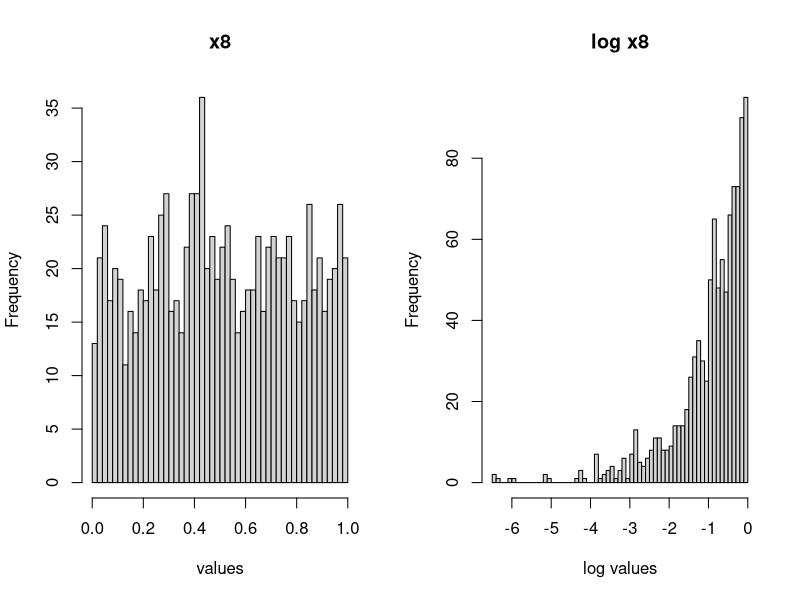
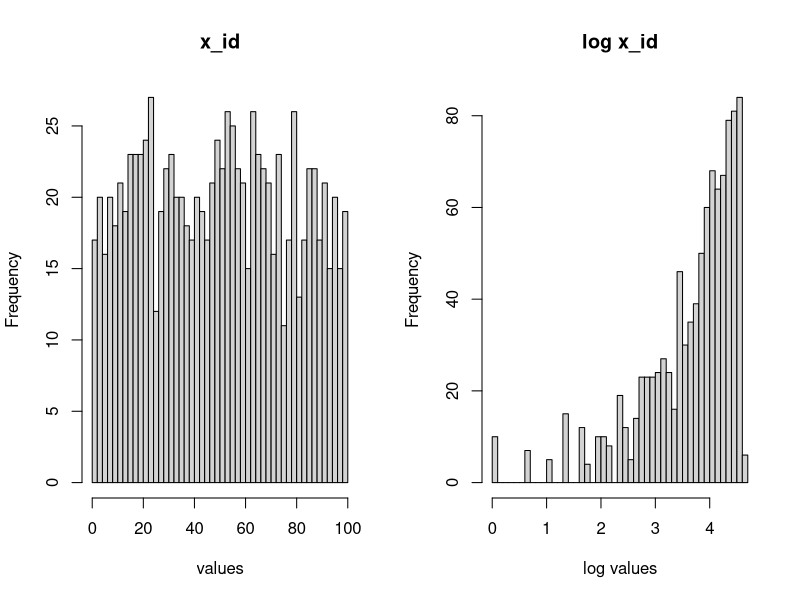

The R source for these figures, in order:
rm(list = ls())
library(dplyr)


# Per Lapsus
# CTRL + C per commentare più righe di codice


# ///////////////////////////////////
# Save output on file ---------------
# //////////////////////////////////

# text.txt -------------

# initialize the output txt file to regularly write on in case 
# the software crashes
# also 

# TEXT_OUTPUT_FILE_NAME = "text_ouput_preprocessing.txt"
# 
# # open sink 
# sink(TEXT_OUTPUT_FILE_NAME, append = TRUE, split = TRUE)


# figures folder ----------
# relative path figures folder
FIGURES_FOLDER_RELATIVE_PATH = "figures/"

# fixed image dimensions (pixels)
FIGURE_WIDTH = 1000
FIGURE_HEIGHT = 1000

FIGURE_POINT_SIZE = 35
FIGURE_QUALITY = 120

# /////////////////////////////////////////////////////////////////////////////
#  ----------------------- Lettura e Preprocessing -----------------------------
# /////////////////////////////////////////////////////////////////////////////


# per avere un'idea del file da terminale: 
# head nome_file.formato

dati = read.csv("test_dataset/df_multi.csv", sep = ",", stringsAsFactors = F)

# NOTA: converto in fattori solo alla fine del preprocessing
# in modo da non dover riconvertire tutto ogni volta 

# controllo
str(dati)

# rinomimo la risposta in y: cambia il primo "y" in base al problema
names(dati)[which(names(dati) == "y")] = "y"

# controllo 
str(dati)

# §§§§§§§§§§§§§§§§§§§§§§§§§§§§§§§§§§§§§§§§§§§§§§§§§§§§§§§§§§§§§§§§
# Generico -------------------------------------------------------
# §§§§§§§§§§§§§§§§§§§§§§§§§§§§§§§§§§§§§§§§§§§§§§§§§§§§§§§§§§§§§§§§


# @@@@@@@@@@@@@@@@@@@@@@@@@@@@@@@@@@@@@@@@@@@@@@
# Valori mancanti 1 --------------------------------
# @@@@@@@@@@@@@@@@@@@@@@@@@@@@@@@@@@@@@@@@@@@@@@
# per ogni variabile controlla i dati mancanti per colonna
# definisco la funzione per contare il numero di unità
# uguali a un certo valore in un vettore



# Funzioni utili
CountEqualTo = function(vector_object, value){
  length(which(vector_object == value))
}


# controlla se value è presente nel vettore
IsValueInVector = function(vector_object, value){
  # definita prima
  if(CountEqualTo(vector_object, value) == 0){
    return(FALSE)
  }
  return(TRUE)
}



# Mancanti NA (classici)
missing_freq_NA = apply(dati, 2, function(col) sum(is.na(col)))
missing_freq_NA

# Mancanti "" (caratteri vuoti: "")

# Eventualmente cambia il parametro "" con altri in base al propblema
missing_freq_empty = apply(dati, 2, function(col) CountEqualTo(col, ""))
missing_freq_empty

# Totale mancanti: NA + empty
missing_freq_NA + missing_freq_empty


# righe dati mancanti NA
row_missing_index_NA = which(is.na(dati))

# righe dati mancanti empty

row_missing_index_empty = which((apply(dati, 1, function(row) (IsValueInVector(row, "")))) == TRUE)

head(row_missing_index_empty)

# eventuale gestione caso per caso

# Possibilità

# 1) Rimozione osservazioni se sono poche rispetto alla numerosità totale
# e n è molto grande
# dati = dati[-row_missing_index_NA,]
# dati = dati[-row_missing_index_empty,]


# 2) Se qualitativa: creazione di una nuova modalità
# es dati$v2 =  ifelse(da$v2, is.na, "missing", da$v2)


# 3) Se quantitativa:
# 3.1) rimozione
# 3.2) suddivisione in classi con aggiunta della modalità mancante
# 3.3) imputazione e imputazione con es. media o mediana -> mai fatto
#     un'altro modo per fare imputazione è trattare il predittore come risposta
#     rispetto agli altri predittori

# Per motivi di tempo nell'esame effettuo o 3.1) o 3.2)

# @@@@@@@@@@@@@@@@@@@@@@@@@@@@@@@@@@@@@@@@@@@@@@
# Rimozioni variabili --------------------------
# @@@@@@@@@@@@@@@@@@@@@@@@@@@@@@@@@@@@@@@@@@@@@@

# Rimozione di variabili esplicative
dati$X = NULL

# Rimozione Leaker 


# @@@@@@@@@@@@@@@@@@@@@@@@@@@@@@@@@@@@@@@@@@@@@@
# Rimozione Osservazioni -----------------------
# @@@@@@@@@@@@@@@@@@@@@@@@@@@@@@@@@@@@@@@@@@@@@@

# seleziono un sotto insieme dei dati
# controllo valori mancanti
# se in frequenza sono relativamente pochi

# selezione di un sottoinsieme di dati per il problema in questione

# dati = dati[dati$Stato == "Successful",]
# dati$Stato = NULL

# controllo 
str(dati)


# §§§§§§§§§§§§§§§§§§§§§§§§§§§§§§§§§§§§§§§§§§§§§§§§§§§§§§§§§§§§§§§§
# Specifico -----------------------------------------------------
# §§§§§§§§§§§§§§§§§§§§§§§§§§§§§§§§§§§§§§§§§§§§§§§§§§§§§§§§§§§§§§§§


# @@@@@@@@@@@@@@@@@@@@@@@@@@@@@@@@@@@@@@@@@@@@@@
# Testo ----------------------------------------
# @@@@@@@@@@@@@@@@@@@@@@@@@@@@@@@@@@@@@@@@@@@@@@

# generale



# 2) gsub: sostitusice la stringa
# pattern = "-[[:digit:]][[:digit:]]-[[:digit:]][[:digit:]]"
# head(gsub(pattern = pattern, replacement = "", x = dati$variabile)

# 3) substring
# primi quattro caratteri (start = 1, stop = 4)
# head(substr(as.character(dati$variabile), 1, 4))

# grepl: controllo logico se è presente un pattern
# + grepl (logical): controllo presenza o assenza di stringa
# es mese di marzo
# head(grepl("-03-", x = dati$Data.di.lancio, ignore.case = TRUE))

# altro esempio con grepl -> weekend o no
# grepl(pattern = "dom|sab",
#       c("fwf w Domenica", "Sabato esco", "Luned dwdw"),
#       ignore.case = T)

# rimozione variabili ridondanti

# dati$Data.di.lancio = NULL
# dati$Data.di.termine = NULL

str(dati)

# @@@@@@@@@@@@@@@@@@@@@@@@@@@@@@@@@@@@@@@@@@@@@@
# Data -----------------------------------------
# @@@@@@@@@@@@@@@@@@@@@@@@@@@@@@@@@@@@@@@@@@@@@@

# %Y-%m-%d
date_time_default_str = "[[:digit:]][[:digit:]][[:digit:]][[:digit:]]-[[:digit:]][[:digit:]]-[[:digit:]][[:digit:]]"
date_expr_str = "[0-9]{4}-[0-9]{2}-[0-9]{2}" # esempio 2022-07-28
date_expr_str_raw = "[0-9]{8}" # esempio 20220728
date_format = "%Y-%m-%d"

# ATTENZIONE: da cambiare di caso in caso
temp_var_name = "x6"

# Se necessario prima devo pulire i dati con la data
# seleziono le righe non NA non empty per una particolare variabile con la data

# Per una variabile: per altre variabili copia e incolla

# tutti i valori da NON modificare
index_na_empty = which(is.na(dati[, temp_var_name]) | dati[, temp_var_name] == '')

# pulisci questi valori (dipende dal problema in questione)
# metodo 1: esempio -> se le posizioni sono fisse 
# substring("2022-09-08fwfwfw", 1, 10)

# dati[-index_na_empty, temp_var_name] = substring(dati[-index_na_empty, temp_var_name], 1, 10)
# 
# head(dati[-index_na_empty, temp_var_name])


# in alternativa
# regmatches("2022-09-08fwfwfw", gregexpr(date_expr_str, "2022-09-08fwfwfw"))[[1]]

dati[-index_na_empty, temp_var_name] = unlist(regmatches(dati[-index_na_empty, temp_var_name],
                                                         gregexpr(date_expr_str,
                                                                  dati[-index_na_empty, temp_var_name])))
head(dati[-index_na_empty, temp_var_name])

# modifica della data
# se il formato è diverso invertire i caratteri in tryFormat
dati[, temp_var_name] = as.Date(dati[,temp_var_name], tryFormat = "%Y-%m-%d")

# estraggo l'anno e il mese
dati$anno = format(dati[, temp_var_name], "%Y") # lo teniamo con categoriale
str(dati$anno)
table(dati$anno)

dati$mese =  format(dati[, temp_var_name], "%m")
table(dati$mese)


# rimozione variabile 
dati[,temp_var_name] = NULL
rm(temp_var_name)
rm(index_na_empty)

# Eventualmente nuova variabile differenza (in giorni)
# se ad esempio c'è una data di inizio e una di fine
# differenza in giorni
# dati$Durata = as.numeric(dati$Data.di.termine - dati$Data.di.lancio)
# 
# str(dati$Durata)


# @@@@@@@@@@@@@@@@@@@@@@@@@@@@@@@@@@@@@@@@@@@@@@
# Valori mancanti 2 ----------------------------
# @@@@@@@@@@@@@@@@@@@@@@@@@@@@@@@@@@@@@@@@@@@@@@
# per ogni variabile controlla i dati mancanti per colonna

# @@@@@@@@@@@@@@@@@@@@@@@@@@@@@@@@@@@@@@@@@@@@@@
# Valori mancanti EMPTY ----------------------
# @@@@@@@@@@@@@@@@@@@@@@@@@@@@@@@@@@@@@@@@@@@@@@
# Mancanti "" (caratteri vuoti: "") (più facili da gestire)

# Eventualmente cambia il parametro "" con altri in base al propblema
missing_freq_empty = apply(dati, 2, function(col) CountEqualTo(col, ""))
missing_freq_empty

# se sono character sono quasi sicuramente categoriali (controlla comunque)
str(dati)

# aggiungo la modalità "EMPTY" al posto di ""

# ottieni i nomi per cui ci sono dei ""
names_missing = names(missing_freq_empty[which(missing_freq_empty > 0)])

# sostituisco i "" con il character "EMPTY" (attenzione al problema specifico)
# (potrebbe essere necessario cambiare nome alla modalità)
dati[,names_missing] = apply(dati[,names_missing], 2,
                             function(col) ifelse(col == '', "EMPTY", col))

head(dati[,names_missing])

# @@@@@@@@@@@@@@@@@@@@@@@@@@@@@@@@@@@@@@@@@@@@@@
# Valori mancanti NA ---------------------------
# @@@@@@@@@@@@@@@@@@@@@@@@@@@@@@@@@@@@@@@@@@@@@@
# Mancanti NA (classici) (più difficili da gestire)
missing_freq_NA = apply(dati, 2, function(col) sum(is.na(col)))
missing_freq_NA


str(dati)
# se ci sono dei dati character che presentano dei NA: di fatto posso considerarli
# come "" e ripetere la procedura "EMPTY"

# per questo specifico problema questa casistica si presenta con
# le variabili "anno" e "mese"
# copia - incolla:
case_specific_missing = c("anno", "mese")

dati[,case_specific_missing] = apply(dati[,case_specific_missing], 2,
                             function(col) ifelse(is.na(col), "EMPTY", col))


# Controllo
# righe dati mancanti empty
# non dovrebbero esserci
row_missing_index_empty = which((apply(dati, 1, function(row) (IsValueInVector(row, "")))) == TRUE)
length(row_missing_index_empty)


# NA
missing_freq_NA = apply(dati, 2, function(col) sum(is.na(col)))
missing_freq_NA
str(dati)


# @@@@@@@@@@@@@@@@@@@@@@@@@@@@@@@@@@@@@@@@@@@@@@
# Rimozione tutte righe con NA -----------------
# @@@@@@@@@@@@@@@@@@@@@@@@@@@@@@@@@@@@@@@@@@@@@@


# righe dati mancanti NA
row_missing_index_NA = which((apply(dati, 1, function(row)( NA %in% row))))
# se sono poche le elimino
length(row_missing_index_NA)

# elimino le righe con dati mancanti se sono poche
# rispetto alla numerosità campionaria
# soglia arbitraria -> da cambiare

length(row_missing_index_NA) / NROW(dati)

if((length(row_missing_index_NA) / NROW(dati)) < 0.05){
  dati = dati[-row_missing_index_NA,]
}


# @@@@@@@@@@@@@@@@@@@@@@@@@@@@@@@@@@@@@@@@@@@@@@
# Valori mancanti NA Quantitative --------------
# @@@@@@@@@@@@@@@@@@@@@@@@@@@@@@@@@@@@@@@@@@@@@@

# Visto il tempo limitato adotto una delle seguenti opzioni:
# 1) eliminazione mancanti se sono pochi (in base al problema)
# 2) converto in classi i valori quantitativi e aggiungo la modalità EMPTY
# in corrispondenza dei NA

# Per risparmiare tempo discrimino quali variabili sottoporre a 1) o 2)
# in base alla frequenza relativa di NA (può cambiare da problema a problema):
# sotto una certa soglia adotto 1), sopra adotto 2)

relative_missing_freqs = missing_freq_NA / NROW(dati)

# seleziono le variabili con frequenza relativa di valori NA inferiore 
# a una certa soglia prefissata
temp_threshold = 0.05

var_names_to_remove = colnames(dati[,which(relative_missing_freqs > 0 & relative_missing_freqs < temp_threshold)])
var_names_to_remove

if(length(var_names_to_remove != 0)){
  row_missing_index_NA_to_remove = which((apply(dati[,var_names_to_remove], 1, function(row)( NA %in% row))))
  dati = dati[-row_missing_index_NA_to_remove,]}
str(dati)


# 2)
# funzione per una di queste variabili
# @param var_vector: vettore di variabile quantitativa con eventuali NA
# @param my_breaks vettore di separazione: default NA
# @param my_probs vettore di quantili: default quartili
# @return: vettore di character della variabile categorizzata per quantili 
# + modalità EMPTY al posto dei NA

ToCategoricalIncludeNA = function(var_vector,
                                  my_breaks = NA,
                                  my_probs = seq(0, 1, 0.25)){
  NOT_NA_index = which(!is.na(var_vector))
  
  used_breaks = my_breaks
  
  # default
  if(is.na(my_breaks)){
    used_breaks = quantile(var_vector, probs = my_probs, na.rm = TRUE)
  }
  
  to_breaks = as.character(cut(var_vector[NOT_NA_index],
                               breaks = unique(used_breaks),
                               include.lowest = TRUE))
  
  returned_vector = rep("EMPTY", length(var_vector))
  
  returned_vector[NOT_NA_index] = to_breaks
  
  return(returned_vector)
  
}


# test 
# ToCategoricalIncludeNA(c(1,2,NA,4,5,NA))


# lista di variabili quantitative da trasformare in qualitative
var_names_to_qual = colnames(dati[,which(relative_missing_freqs >= temp_threshold)])
var_names_to_qual

if(length(var_names_to_qual) != 0){
  # attenzione agli eventuali valori di default in ToCategoricalIncludeNA
  dati[,var_names_to_qual] = apply(dati[,var_names_to_qual], 2, 
                                   function(col) ToCategoricalIncludeNA(col))

}

rm(temp_threshold)

str(dati)

# @@@@@@@@@@@@@@@@@@@@@@@@@@@@@@@@@@@@@@@@@@@@@@
# Valori unici ---------------------------------
# @@@@@@@@@@@@@@@@@@@@@@@@@@@@@@@@@@@@@@@@@@@@@@


var_names = colnames(dati)

y_index = which(var_names == "y")

# +++++++++++++++++++++++++++++++++++++++++++++++++
# Individuo qualitative codificate come quantitative
# ++++++++++++++++++++++++++++++++++++++++++++++++++

# ottieni l'indice delle colonne delle variabili con il numero di modalità
# da eventualmente convertire in fattori
# !!!!RICHIESTA ATTENZIONE!!!!!

unique_vals_df = data.frame(nome = rep("", NCOL(dati)),
                            indice = rep(0, NCOL(dati)),
                            uniques = rep(0, NCOL(dati)))


unique_vals_df$nome = colnames(dati)
unique_vals_df$indice = as.numeric(1:NCOL(dati))
unique_vals_df$uniques = as.numeric(apply(dati, 2, function(col) length(unique(col))))


unique_vals_df

# eslcusione della y
unique_vals_df_no_y = unique_vals_df[-which(unique_vals_df$nome == "y"),]
unique_vals_df_no_y

# @@@@@@@@@@@@@@@@@@@@@@@@@@@@@@@@@@@@@@@@@@@@@@
# Riduzione categorie qualitative -------------
# @@@@@@@@@@@@@@@@@@@@@@@@@@@@@@@@@@@@@@@@@@@@@@

# Funzioni 
# ===================================================================

# @input my_table(table)
# @input first (int): how many values frequencies one should print (default all)
# @input print_lenght (bool): print the number of total unique values
# @return values frequency in decreasing frequency order
ReturnFirstTable = function(my_table,
                           first = NULL,
                           print_length = FALSE){
  
  if (print_length == TRUE){
    print(paste("number of unique values: ", length(my_table)))
  }
  
  # print all
  if(is.null(first)){
    first = length(my_table)
    return(my_table  %>% sort(decreasing = T))
  }
  
  # print only first
  else{
    return((my_table  %>% sort(decreasing = T))[1:min(first,length(my_table))])
  }
  
}

# @input my_df (data.frame)
# @input var_index_subset (vector of int): indexes of variables subset
# @input first (int): how many values frequencies one should print (default all)
# @input print_lenght (bool): print the number of total unique values
# @print values frequency in decreasing frequency order
# going forward with the "enter" input and backward with the "b" input

PrintAllTables = function(my_df,
                          var_index_subset = NULL,
                          first = NULL,
                          print_length = FALSE){
  
  # all variables
  if(is.null(var_index_subset)){
    var_index_subset = 1:NCOL(my_df)}
  
  var_index_counter = 0
  var_names_temp = colnames(my_df)
  
  print("press (enter) to forward and 'b' to backward and q to quit")
  
  while(var_index_counter < length(var_index_subset)){
    input = readline("")
    
    if((input == "q")){
      var_index_counter = length(var_index_subset) - 1}
    
    if((input != "b")){
      var_index_counter = var_index_counter + 1}
    
    if(input == "b"){
      var_index_counter = var_index_counter - 1}
    
    if(var_index_counter <= 0){
      var_index_counter = 1}
    
    
    print("--------------------------------------------")
    print(var_names_temp[var_index_subset[var_index_counter]])
    print(ReturnFirstTable(table(my_df[,var_index_subset[var_index_counter]]),
                    first,
                    print_length))
    print("--------------------------------------------")}
    
}



# Analisi prime 40 frequenze delle modalità di tutte
# le variabili

PrintAllTables(dati, first = 40)




# ritorna le modalità di var_name con frequenza minore di soglia
# con il "valore nuova"
# NOTA: il return DEVE essere ASSEGNATO
RaggruppaModalita = function(df, var_name, tabella_freq_modalita, soglia, valore_nuova){
  
  # modalità al di sotto di una certa frequenza
  modalita_sotto_soglia = names(which(tabella_freq_modalita < soglia))
  
  # raggruppo queste modalità
  return(ifelse(df[,var_name] %in% modalita_sotto_soglia, valore_nuova, df[,var_name]))
}
# ==========================================================================================

# Attenzione: l'implementazione di tree NON permette esplicative 
# categoriali con più di 30 modalità
# quindi eventualmente ridurre a max 30 modalità
# (compromesso di perdita informazione)


# ================================================================================

# @@@@@@@@@@@@@@@@@@@@@@@@@@@@@@@@@@@@@@@@@@@@@@@@@@@@@@@@
# Riduzione modalità qualitative per frequenza ----------
# @@@@@@@@@@@@@@@@@@@@@@@@@@@@@@@@@@@@@@@@@@@@@@@@@@@@@@@@
# Esempio di applicazione: cambiare il nome della variabile e la soglia
# ==============================================================================


unique_vals_df_no_y
str(dati)

# Variabile singola ----------------
# °°°°°°°°°°°°°°°°°°°° Warning: cambia nome variabile °°°°°°°°°°°°°°°°°°°°°°°°°°°°°°
# Per una specifica variabile 

# temp_table_freq = TableFreqFun(dati, "x5")
# temp_table_freq
# 
# dati[,"x5"] = RaggruppaModalita(dati, "x5", temp_table_freq, 400, "Altro")
# 
# # check
# temp_table_freq = TableFreqFun(dati, "x5")
# temp_table_freq
# 
# rm(temp_table_freq)

# Tutte le variabili character ------------------------
# per motivi computazionali, al costo di perdere informazioni
# riduco le modalità a 25 modalità

# funzione per una singola variabile
GroupValuesQual = function(df, qual_vector_var_name, new_name = "Altro"){
  temp_table_freq = table(df[,qual_vector_var_name]) %>% sort(decreasing = T)
  
  # meno di 30 modalità: non c'è bisogno di nessuna modifica
  if (length(temp_table_freq) <= 25){
    return(df[, qual_vector_var_name])
  }
  
  # altrimenti riduci le modalità
  # seleziona la frequenza soglia oltre cui aggregare
  # (temp_table_freq è già ordinata in ordine decrescente per frequenza)
  freq_threshold = temp_table_freq[24]
  
  return(RaggruppaModalita(df, qual_vector_var_name, temp_table_freq,
                           freq_threshold, new_name))
}

char_var_names = colnames(dati[,-y_index])[which(unlist(lapply(dati[,-y_index], typeof)) == "character")]

for(name in char_var_names){
  dati[,name] = GroupValuesQual(dati, name, "Altro")
}

str(dati)

# check 
unique_vals_df = data.frame(nome = rep("", NCOL(dati)),
                            indice = rep(0, NCOL(dati)),
                            uniques = rep(0, NCOL(dati)))


unique_vals_df$nome = colnames(dati)
unique_vals_df$indice = as.numeric(1:NCOL(dati))
unique_vals_df$uniques = as.numeric(apply(dati, 2, function(col) length(unique(col))))


unique_vals_df

# eslcusione della y
unique_vals_df_no_y = unique_vals_df[-which(unique_vals_df$nome == "y"),]
unique_vals_df_no_y


# @@@@@@@@@@@@@@@@@@@@@@@@@@@@@@@@@@@@@@@@@@@@@@@@@@@@@@@@@@@@@@@@@
# Riduzione quantitative in qualitative per poche modalità --------
# @@@@@@@@@@@@@@@@@@@@@@@@@@@@@@@@@@@@@@@@@@@@@@@@@@@@@@@@@@@@@@@@@
# + qualitative che sono codificate numericamente

# indici delle esplicative con meno di min_modalità modalità
# da aumentare in base al problema
min_modalita = 2

index_min_modalita = unique_vals_df_no_y$indice[which(unique_vals_df_no_y$uniques <= min_modalita)]
index_min_modalita

# trasformo in fattore queste ultime
for(i in index_min_modalita){
  dati[,i] = as.factor(dati[,i])
}

str(dati)




# +++++++++++++++++++++++++++++++++++++++++++++++++
# Nomi e indici di colonna delle variabili
# ++++++++++++++++++++++++++++++++++++++++++++++++++

# nomi delle esplicative qualitative e quantitative
# potrei dover effettuare questa operazione più volte


var_factor_index = which(sapply(dati, is.factor))
# se comprende l'indice della y  lo rimuovo
# da sistemare
if (y_index %in% var_factor_index){
  var_factor_index = var_factor_index[-which(var_factor_index == y_index)]}

var_char_index = which(sapply(dati, is.character))
# se comprende l'indice della y  lo rimuovo
# da sistemare
if (y_index %in% var_char_index){
  var_char_index = var_char_index[-which(var_char_index == y_index)]}


# comprende anche int
var_num_index = as.numeric(which(sapply(dati, is.numeric)))
# se comprende l'indice della y lo rimuovo
if (y_index %in% var_num_index){
  var_num_index = var_num_index[-which(var_num_index == y_index)]}


# +++++++++++++++++++++++++++++++++++++++++++++++++
# Conversione character in factor
# ++++++++++++++++++++++++++++++++++++++++++++++++++

for(i in var_char_index){
  dati[,i] = as.factor(dati[,i])
}


str(dati)


# +++++++++++++++++++++++++++++++++++++++++++++++++++++++++++++
# Aggiorno indici qualitative e nomi qualitative e quantitative
# +++++++++++++++++++++++++++++++++++++++++++++++++++++++++++++

var_qual_index =  as.numeric(c(var_char_index, var_factor_index))

var_qual_names = var_names[var_qual_index]

var_num_names = var_names[var_num_index]

# check 
var_qual_index
var_num_index


var_qual_names
var_num_names


# @@@@@@@@@@@@@@@@@@@@@@@@@@@@@@@@@@@@@@@@@@@@@@
# Analisi istrogramma quantitative -------------
# @@@@@@@@@@@@@@@@@@@@@@@@@@@@@@@@@@@@@@@@@@@@@@

# per ogni variabile esplicativa quantitativa 
# disegna l'istrogramma della sua distribuzione empirica
# e quella del suo logaritmo (opportunamente traslata)

# @input: my_df (data.frame)
# @input var_index_subset (vector of int): indexes of quantitative variables subset
# output: plots of each quantitative variable histogram
DrawQuantHist = function(my_df,
                        var_index_subset = NULL,
                        my_breaks = 50){
  
  # all variables
  if(is.null(var_index_subset)){
    var_index_subset = 1:NCOL(my_df)}
  
  var_index_counter = 0
  var_names_temp = colnames(my_df)
  
  par(mfrow = c(1,2))
  
  print("press (enter) to forward and 'b' to backward and q to quit")
  
  while(var_index_counter < length(var_index_subset)){
    input = readline("")
    
    if((input == "q")){
      var_index_counter = length(var_index_subset) - 1}
    
    if((input != "b")){
      var_index_counter = var_index_counter + 1}
    
    if(input == "b"){
      var_index_counter = var_index_counter - 1}
    
    if(var_index_counter <= 0){
      var_index_counter = 1}
    
    
    # original scale
    hist(my_df[,var_index_subset[var_index_counter]],
         breaks = my_breaks,
         main = var_names_temp[var_index_subset[var_index_counter]],
         xlab = "values")
    
    # log translated scale
    temp_min = min(my_df[,var_index_subset[var_index_counter]])
    
    if(temp_min > 0){
      temp_min = 0}
    
    hist(log(my_df[,var_index_subset[var_index_counter]] - temp_min + 1e-05 ),
         breaks = my_breaks,
         main = paste("log", var_names_temp[var_index_subset[var_index_counter]]),
         xlab = "log values")
    }
  
  par(mfrow = c(1,1))
  
}


# Analisi istogrammi
DrawQuantHist(dati, var_num_index)


# @@@@@@@@@@@@@@@@@@@@@@@@@@@@@@@@@@@@@@@@@@@@@@
# Scope ----------------------------------------
# @@@@@@@@@@@@@@@@@@@@@@@@@@@@@@@@@@@@@@@@@@@@@@

# funzione per creare le stringhe di interazione
# tra variabili della stessa tipologia
# (quantitativa - quantitativa e fattore - fattore)

# '@ input: array of strings   
# '@ return string formula of interaction terms
# example :
# input = c("a", "b", "c")
# output = "a:b + a:c + b:c" 
MakeSameInteractionsString = function(input_var_type_names){
  # preliminary checks
  if(length(input_var_type_names) == 0){
    cat("Warning: input_var_type_names is of length 0, return empty string")
    return("")
  }
  
  type_type_interactions_string = ""
  for (i in 1:length(input_var_type_names)){
    for (j in (i+1):length(input_var_type_names)){
      if (!(is.na(input_var_type_names[i]) | is.na(input_var_type_names[j])) & (j != i))
        type_type_interactions_string = paste(type_type_interactions_string,
                                              " + ",
                                              input_var_type_names[i],
                                              ":",
                                              input_var_type_names[j])
    }
  }
  
  # Remove the first " + " from the string
  type_type_interactions_string = substring(type_type_interactions_string, 6)
  
  return(type_type_interactions_string)
  
}

# stringhe intermedie
no_interaction_string = paste(var_names[-y_index], collapse = " + ")


qual_num_interactions_string = paste(outer(var_num_names,
                                           var_qual_names,
                                           FUN = function(x, y) paste(x, y, sep = ":")), collapse = " + ")

qual_qual_interactions_string = MakeSameInteractionsString(var_qual_names)


num_num_interactions_string = MakeSameInteractionsString(var_num_names)

# variabili quantitative al quadrato

num_vars_square_string = ""

if(length(var_num_names) != 0){
  num_vars_square_string <- paste("I(",
                                var_num_names,
                                "^2)",
                                sep = "", collapse = " + ")}


# string terms vector: vector of string terms
# return formula object
MakeFormula = function(string_terms_vector, intercept_bool = TRUE){
  base_formula = "y ~ "
  
  # remove empty vector terms
  string_terms_vector = string_terms_vector[which(string_terms_vector != "")]
  
  if (intercept_bool == FALSE){
    base_formula = paste(base_formula, " - 1 + ")
  }
  
  added_terms = paste(string_terms_vector, collapse = " + ")
  return(as.formula(paste(base_formula, added_terms)))
  
}


# creazione delle formule

# per evitare errori dovuti a formule troppo lunghe
options(expressions = 50000)

formula_yes_interaction_yes_intercept <- MakeFormula(c(no_interaction_string,
                                                       num_vars_square_string,
                                                       qual_qual_interactions_string,
                                                       qual_num_interactions_string))

formula_yes_interaction_no_intercept <- MakeFormula(c(no_interaction_string,
                                                      num_vars_square_string,
                                                      qual_qual_interactions_string,
                                                      qual_num_interactions_string),
                                                    intercept_bool = FALSE)

formula_yes_interaction_yes_intercept
formula_yes_interaction_no_intercept

# formula senza interazioni
formula_no_interaction_yes_intercept = MakeFormula(no_interaction_string)
formula_no_interaction_no_intercept = MakeFormula(no_interaction_string, intercept_bool = FALSE)

formula_no_interaction_yes_intercept
formula_no_interaction_no_intercept

# ///////////////////////////////////
# Save output on file ---------------
# //////////////////////////////////

# text.txt -------------

# # close previoulsy opened sink (if opened) -> I should make a control
# sink()

# initialize the output txt file to regularly write on in case 
# the software crashes


# open new sink
TEXT_OUTPUT_FILE_NAME = "text_ouput_models.txt"

# open sink 
sink(TEXT_OUTPUT_FILE_NAME, append = TRUE, split = TRUE)



